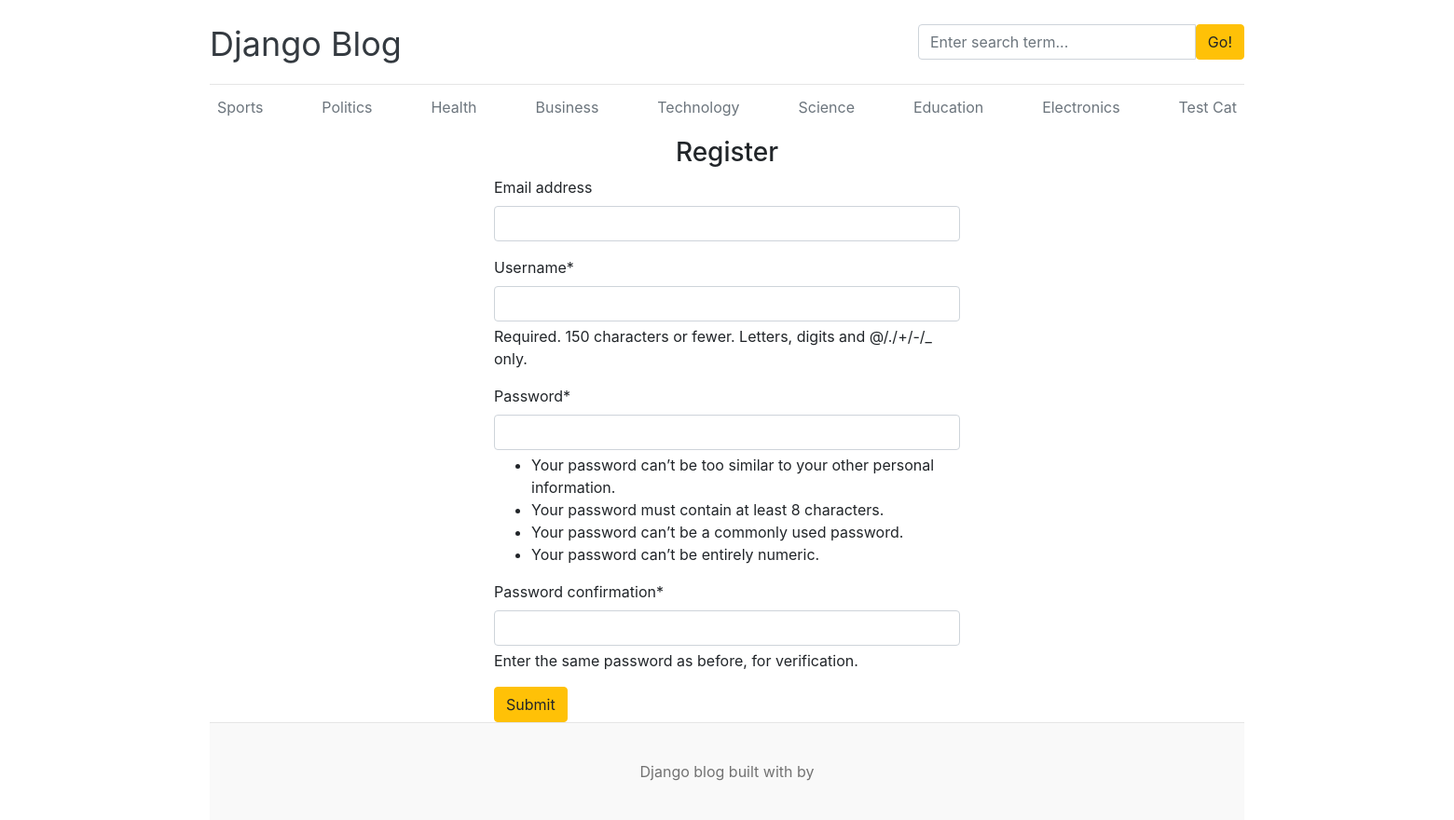
Screenshot of /register/ with the database file from the repository.
### blogs/models.py (models this page shows, shortened)
class Category(models.Model):
    category_name = models.CharField(max_length=50, unique=True)
    created_at = models.DateTimeField(auto_now_add=True)
    updated_at = models.DateTimeField(auto_now=True)
    class Meta:
        verbose_name_plural = 'categories'

### blog_main/views.py (the view)
# urls.py: path('register/', views.register, name = 'register'),
def register(request):
    if request.method == "POST":
        form = RegistrationForm(request.POST)
        if form.is_valid():
            form.save()
            return redirect('register')
        else:
            print(form.errors)
    else:
        form = RegistrationForm()
    context = {
        'form': form,
    }
    return render(request, "register.html", context)

### blog_main/forms.py
class RegistrationForm(UserCreationForm):
    class Meta:
        model = User
        fields = ('email', 'username', 'password1', 'password2')

### blogs/context_processors.py (called while the page is built)
def get_categories(request):
    categories = Category.objects.all()
    return dict(categories = categories)

def get_social_links(request):
    social_links = SocialLink.objects.all()
    return dict(social_links = social_links)

### templates/register.html (shortened to what this page needs)
{% extends "base.html" %}
{% block content %}
{% load crispy_forms_tags %}
<h3 class="text-center">Register</h3>
    <form action="{% url "register" %}" method="POST" style="width:500px; margin:auto;">
        {{form | crispy}}
        <button type="submit" class="btn btn-warning">Submit</button>
    </form>
{% endblock %}

### templates/base.html (shortened to what this page needs)
{% load static %}
<!DOCTYPE html>
<html lang="en">
  <head>
    <link href="https://getbootstrap.com/docs/4.0/dist/css/bootstrap.min.css" rel="stylesheet">
    <link href="{% static 'css/blog.css' %}" rel="stylesheet">
    <link rel="stylesheet" href="https://cdnjs.cloudflare.com/ajax/libs/font-awesome/4.7.0/css/font-awesome.min.css">
  </head>
<body>
    <div class="container">
      <header class="blog-header py-3">
        <div class="row flex-nowrap justify-content-between align-items-center">
          <div class="col-8 pt-1">
            <a class="blog-header-logo text-dark" href="/">Django Blog</a>
          </div>
          <div class="col-4">
            <form action="{% url "search" %} method="GET">
              <div class="input-group">
                <input class="form-control" type="text" placeholder="Enter search term..." aria-label="Enter search term..." aria-describedby="button-search" />
                <button class="btn btn-warning" id="button-search" type="submit">Go!</button>
            </div>
            </form>
          </div>
          <div class="col-4 d-flex justify-content-end align-items-center">
          </div>
        </div>
      </header>
      <div class="nav-scroller py-1 mb-2">
        <nav class="nav d-flex justify-content-between">
          {% for cat in  categories %}
          <a class="p-2 text-muted" href="{% url 'posts_by_category' cat.id %}">{{cat.category_name}}</a>
          {% endfor %}
        </nav>
      </div>
{%block content %}
{%endblock%}
<footer class="blog-footer">
    <p>Django blog built with   by <a href="#"></a></p>
  </footer>
  </body>
  </html>

### blog_main/static/css/blog.css (style rules this page uses)
.blog-header { border-bottom: 1px solid #e5e5e5; }
.blog-header-logo { font-family: "Playfair Display", Georgia, "Times New Roman", serif/rtl:Amiri, Georgia, "Times New Roman", serif/; font-size: 2.25rem; }
h1, h2, h3, h4, h5, h6 { font-family: "Playfair Display", Georgia, "Times New Roman", serif/rtl:Amiri, Georgia, "Times New Roman", serif/; }
.blog-footer { padding: 2.5rem 0; color: #727272; text-align: center; background-color: #f9f9f9; border-top: .05rem solid #e5e5e5; }
.blog-footer p:last-child { margin-bottom: 0; }

### rows the page displays
Category: category_name "Sports"
Category: category_name "Politics"
Category: category_name "Health"
Category: category_name "Business"
Category: category_name "Technology"
Category: category_name "Science"
Category: category_name "Education"
Category: category_name "Electronics"
Category: category_name "Test Cat"
